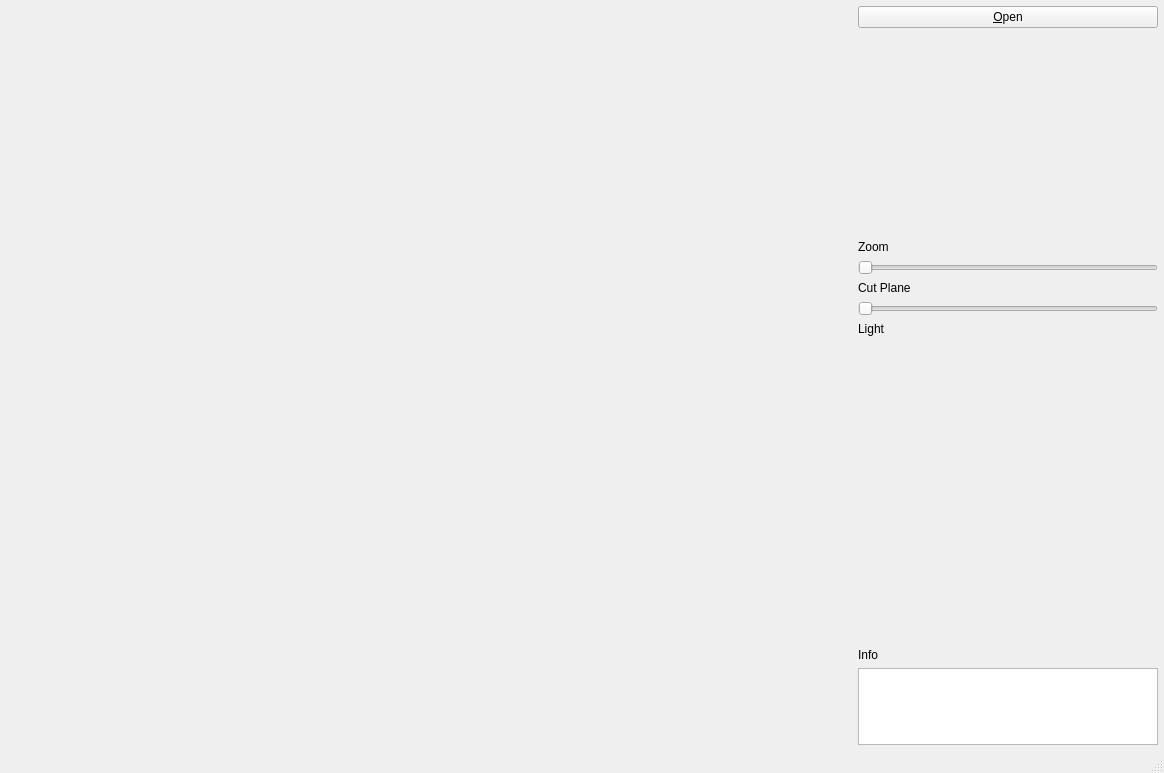
<?xml version="1.0" encoding="UTF-8"?>
<ui version="4.0">
 <class>MainWindow</class>
 <widget class="QMainWindow" name="MainWindow">
  <property name="geometry">
   <rect>
    <x>0</x>
    <y>0</y>
    <width>1164</width>
    <height>773</height>
   </rect>
  </property>
  <property name="windowTitle">
   <string>MainWindow</string>
  </property>
  <property name="tabShape">
   <enum>QTabWidget::Rounded</enum>
  </property>
  <widget class="QWidget" name="centralWidget">
   <layout class="QHBoxLayout">
    <property name="spacing">
     <number>0</number>
    </property>
    <property name="leftMargin">
     <number>0</number>
    </property>
    <property name="topMargin">
     <number>0</number>
    </property>
    <property name="rightMargin">
     <number>0</number>
    </property>
    <property name="bottomMargin">
     <number>0</number>
    </property>
    <item>
     <layout class="QHBoxLayout" name="horizontalLayout" stretch="1,0">
      <property name="spacing">
       <number>0</number>
      </property>
      <item>
       <widget class="Viewer" name="viewer" native="true"/>
      </item>
      <item>
       <layout class="QVBoxLayout" name="verticalLayout" stretch="0,1,0,0,0,0,0,0,0,0">
        <property name="leftMargin">
         <number>6</number>
        </property>
        <property name="topMargin">
         <number>6</number>
        </property>
        <property name="rightMargin">
         <number>6</number>
        </property>
        <property name="bottomMargin">
         <number>6</number>
        </property>
        <item>
         <widget class="QPushButton" name="open">
          <property name="text">
           <string>&amp;Open</string>
          </property>
         </widget>
        </item>
        <item>
         <widget class="TFEditor" name="tf" native="true">
          <property name="minimumSize">
           <size>
            <width>300</width>
            <height>200</height>
           </size>
          </property>
          <property name="maximumSize">
           <size>
            <width>16777215</width>
            <height>500</height>
           </size>
          </property>
         </widget>
        </item>
        <item>
         <widget class="QLabel" name="zoom_label">
          <property name="text">
           <string>Zoom</string>
          </property>
         </widget>
        </item>
        <item>
         <widget class="QSlider" name="zoom">
          <property name="maximum">
           <number>999</number>
          </property>
          <property name="orientation">
           <enum>Qt::Horizontal</enum>
          </property>
         </widget>
        </item>
        <item>
         <widget class="QLabel" name="cut_label">
          <property name="text">
           <string>Cut Plane</string>
          </property>
         </widget>
        </item>
        <item>
         <widget class="QSlider" name="cut">
          <property name="maximum">
           <number>999</number>
          </property>
          <property name="orientation">
           <enum>Qt::Horizontal</enum>
          </property>
         </widget>
        </item>
        <item>
         <widget class="QLabel" name="label_2">
          <property name="text">
           <string>Light</string>
          </property>
         </widget>
        </item>
        <item>
         <widget class="LightCtrl" name="light" native="true">
          <property name="minimumSize">
           <size>
            <width>300</width>
            <height>300</height>
           </size>
          </property>
         </widget>
        </item>
        <item>
         <widget class="QLabel" name="label">
          <property name="text">
           <string>Info</string>
          </property>
         </widget>
        </item>
        <item>
         <widget class="QTextBrowser" name="info">
          <property name="maximumSize">
           <size>
            <width>16777215</width>
            <height>16777215</height>
           </size>
          </property>
          <property name="font">
           <font>
            <family>DejaVu Sans</family>
            <pointsize>9</pointsize>
           </font>
          </property>
         </widget>
        </item>
       </layout>
      </item>
     </layout>
    </item>
   </layout>
  </widget>
  <widget class="QStatusBar" name="statusBar"/>
 </widget>
 <layoutdefault spacing="6" margin="11"/>
 <customwidgets>
  <customwidget>
   <class>Viewer</class>
   <extends>QWidget</extends>
   <header>viewer.h</header>
   <container>1</container>
  </customwidget>
  <customwidget>
   <class>TFEditor</class>
   <extends>QWidget</extends>
   <header>TFEditor.h</header>
   <container>1</container>
  </customwidget>
  <customwidget>
   <class>LightCtrl</class>
   <extends>QWidget</extends>
   <header>lightctrl.h</header>
   <container>1</container>
  </customwidget>
 </customwidgets>
 <resources/>
 <connections/>
</ui>
